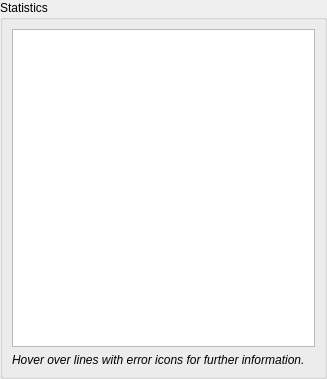
<?xml version="1.0" encoding="UTF-8"?>
<ui version="4.0">
 <class>DatabaseSettingsWidgetStatistics</class>
 <widget class="QWidget" name="DatabaseSettingsWidgetStatistics">
  <property name="geometry">
   <rect>
    <x>0</x>
    <y>0</y>
    <width>327</width>
    <height>379</height>
   </rect>
  </property>
  <layout class="QVBoxLayout" name="verticalLayout" stretch="0">
   <property name="leftMargin">
    <number>0</number>
   </property>
   <property name="topMargin">
    <number>0</number>
   </property>
   <property name="rightMargin">
    <number>0</number>
   </property>
   <property name="bottomMargin">
    <number>0</number>
   </property>
   <item>
    <widget class="QGroupBox" name="enableGroupBox">
     <property name="title">
      <string>Statistics</string>
     </property>
     <layout class="QVBoxLayout" name="verticalLayout_2">
      <item>
       <widget class="QTableView" name="sharedGroupsView">
        <property name="editTriggers">
         <set>QAbstractItemView::NoEditTriggers</set>
        </property>
        <property name="showDropIndicator" stdset="0">
         <bool>false</bool>
        </property>
        <property name="alternatingRowColors">
         <bool>true</bool>
        </property>
        <property name="textElideMode">
         <enum>Qt::ElideMiddle</enum>
        </property>
        <property name="sortingEnabled">
         <bool>false</bool>
        </property>
        <attribute name="horizontalHeaderVisible">
         <bool>false</bool>
        </attribute>
        <attribute name="horizontalHeaderStretchLastSection">
         <bool>true</bool>
        </attribute>
        <attribute name="verticalHeaderVisible">
         <bool>false</bool>
        </attribute>
       </widget>
      </item>
      <item>
       <widget class="QLabel" name="label">
        <property name="font">
         <font>
          <italic>true</italic>
         </font>
        </property>
        <property name="text">
         <string>Hover over lines with error icons for further information.</string>
        </property>
       </widget>
      </item>
     </layout>
    </widget>
   </item>
  </layout>
 </widget>
 <resources/>
 <connections/>
</ui>
